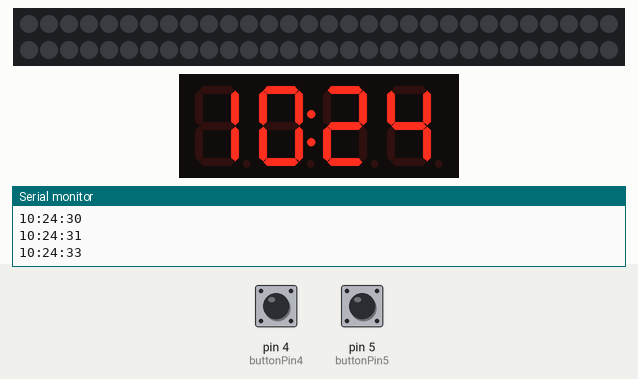
This sketch was run on a simulated Arduino Uno, built with avr-gcc and run on an emulated ATmega328P. Shown: 60 RGB LEDs in strip order, left to right, continuing on the next row, 4-digit seven-segment display, the last lines printed to the serial monitor. The test bench sets the inputs (shaded band); at power-on: pin 5 (buttonPin5) HIGH, pin 4 (buttonPin4) HIGH. Dim RGB values are drawn brighter than linear; the local clock reads 2024-03-15 10:24:30 at power-on unless the sketch sets it.

Above: at 3.8 s.
3.9 s: pin 5 (buttonPin5) pulled LOW for 3.2 s
At 8.2 s:
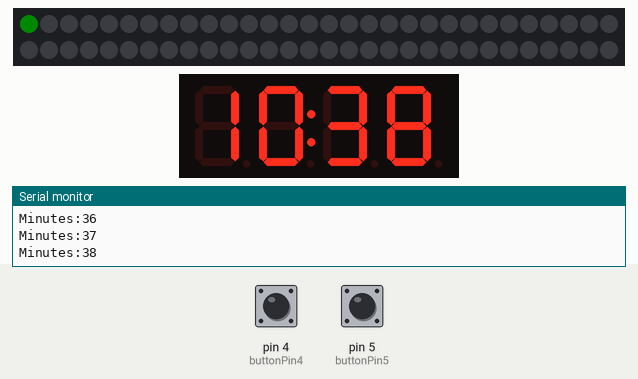
8.6 s: pin 4 (buttonPin4) pulled LOW for 1.8 s
At 14.1 s:
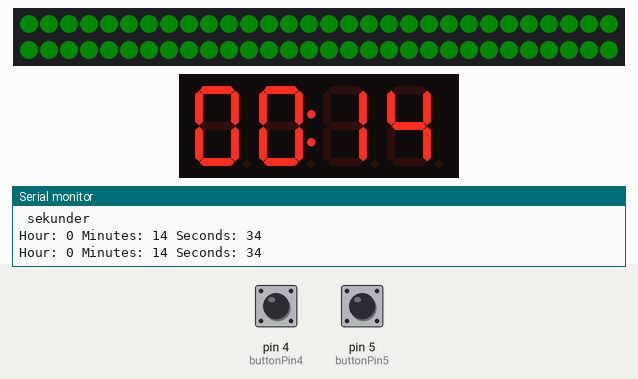
14.4 s: pin 5 (buttonPin5) pulled LOW for 1.8 s
17.7 s: pin 5 (buttonPin5) driven LOW
At 19.1 s:
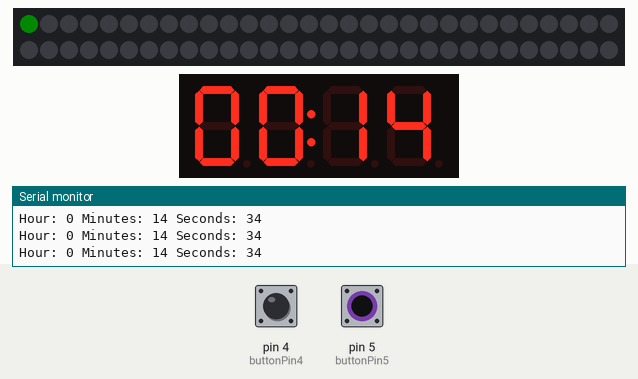
19.8 s: pin 4 (buttonPin4) pulled LOW for 1.8 s
23.1 s: pin 5 (buttonPin5) driven HIGH
At 24.8 s:
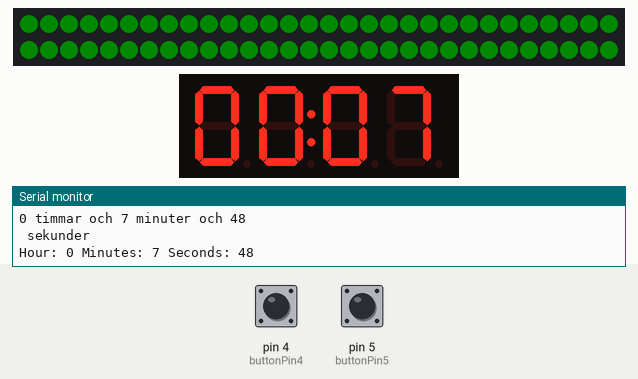

The sketch:

clock.ino
```cpp
//#include <Time.h>
#include <Wire.h>
#include <SPI.h>
#include <RTClib.h>
#include <RTC_DS3231.h>
#include "Adafruit_LEDBackpack.h"
#include "Adafruit_GFX.h"
#include <Adafruit_NeoPixel.h>

#define PIN 6

Adafruit_NeoPixel strip = Adafruit_NeoPixel(60, PIN, NEO_GRB + NEO_KHZ800);

Adafruit_7segment matrix = Adafruit_7segment();


RTC_DS3231 RTC;

#define TIME_MSG_LEN  11   // time sync to PC is HEADER followed by Unix time_t as ten ASCII digits
#define TIME_HEADER  'T'   // Header tag for serial time sync message
#define TIME_REQUEST  7    // ASCII bell character requests a time sync message

int last_hour = 0;
const int buttonPin4 = 4;
const int buttonPin5 = 5;
int buttonState4 = 0;
int buttonState5 = 0;

int timmar;
int minuter;

void setup()  {

  pinMode(buttonPin4, INPUT);
  pinMode(buttonPin5, INPUT);
  digitalWrite(buttonPin4, HIGH);
  digitalWrite(buttonPin5, HIGH);

  strip.begin();
  strip.setBrightness(10);
  strip.show(); // Initialize all pixels to 'off'

  Serial.begin(9600);

#ifndef __AVR_ATtiny85__
//Serial.println("7 Segment Backpack");
#endif
  matrix.begin(0x70);
  matrix.drawColon(true);
  matrix.setBrightness(0);

  // Instantiate the RTC
  Wire.begin();
  RTC.begin();

  // Check if the RTC is running.
  if (! RTC.isrunning()) {
    Serial.println("RTC is NOT running");
  }

  // This section grabs the current datetime and compares it to
  // the compilation time.  If necessary, the RTC is updated.
  DateTime now = RTC.now();
  DateTime compiled = DateTime(__DATE__, __TIME__);
  if (now.unixtime() < compiled.unixtime()) {
    Serial.println("RTC is older than compile time! Updating");
    RTC.adjust(DateTime(__DATE__, __TIME__));
  }

  Serial.println("Setup complete.");
}

void loop(){

buttonState5 = digitalRead(buttonPin5);
if (buttonState5 == LOW) {

  delay(200);

     strip.setPixelColor(0, 0, 255, 0);
     strip.show();
     DateTime now = RTC.now();
     int hours = now.hour();
     int minut = now.minute();
     int sec = now.second();
     sekunder(hours, minut);
     Serial.println("klar");
     Serial.print(timmar);
     Serial.print(" timmar och ");
     Serial.print(minuter);
     Serial.println(" minuter");
     int hdiff = timmar-hours;
     int mdiff = minuter-minut;
     Serial.println("Diff");
     Serial.print(hdiff);
     Serial.print(" timmar och ");
     Serial.print(mdiff);
     Serial.print(" minuter och ");
     Serial.println(sec);
     Serial.println(" sekunder");
     countdown(hdiff, mdiff, sec);

}
else
{
  digitalClockDisplay();
  delay(1000);
  //rainbowCycle(20);
}

}

//Functions
////////////////////


void sekunder(int x, int y){
  delay(1000);
  Serial.println("add hours");
  buttonState4 = HIGH;
  while(buttonState4 == HIGH){
  //buttonState3 = digitalRead(buttonPin3);
  buttonState4 = digitalRead(buttonPin4);
  buttonState5 = digitalRead(buttonPin5);
    delay(100);
  /*if (buttonState3 == LOW) {
    x += 1;
     if(x==24){x = 0;}
     Serial.print("Hours:");
     Serial.println(x);
     matrix.writeDigitNum(0, x/10);
     matrix.writeDigitNum(1, x%10);
     matrix.writeDisplay();
      }*/
  if (buttonState5 == LOW) {
     y += 1;
     if(y==60){y=0; x += 1; if(x==24){x=0;}}
     Serial.print("Minutes:");
     Serial.println(y);
     matrix.writeDigitNum(0, x/10);
     matrix.writeDigitNum(1, x%10);
     matrix.writeDigitNum(3, y/10);
     matrix.writeDigitNum(4, y%10);
     matrix.writeDisplay();
      }


  }
  timmar = x;
  minuter = y;
}


void countdown(int h,int m, int s)
{
  buttonState5 = HIGH;
  int total_time = h*60*60 + m*60 + s;
  int curr_time = total_time;
  int color = 0;
  colorWipe(strip.Color(0, 255, 0), 50); // Red

  while(m + s + h > 0 && buttonState5 == HIGH)
  {

     delay (1000);
     buttonState5 = digitalRead(buttonPin5);
      if(s==0&&m!=0)
        {
          m=m--;
          s=60;}
      if(s==0&&m==0&&h!=0){
        m=59;
        s=60;
        h=h--;
      }
      s=s--;
      curr_time = curr_time--;

    Serial.print("Hour: ");
    Serial.print(h);
    Serial.print(" Minutes: ");
    Serial.print(m);
    Serial.print(" Seconds: ");
    Serial.println(s);

    if(color == 0 && curr_time < (total_time/3)*2 ){
          colorWipe(strip.Color(0, 0, 255), 50); // Blue
          color = 1;
    }
    if(color == 1 && curr_time < total_time/3){
          colorWipe(strip.Color(255, 0, 0), 50); // Blue
          color = 2;
    }

    matrix.writeDigitNum(0, h/10);
    matrix.writeDigitNum(1, h%10);
    matrix.writeDigitNum(3, m/10);
    matrix.writeDigitNum(4, m%10);
    matrix.writeDisplay();

  }

  colorWipe(strip.Color(0, 0, 0), 50); // Blue
}


void digitalClockDisplay(){
  // digital clock display of the time
  DateTime now = RTC.now();
  matrix.writeDigitNum(0, now.hour()/10);
  matrix.writeDigitNum(1, now.hour()%10);
  matrix.writeDigitNum(3, now.minute()/10);
  matrix.writeDigitNum(4, now.minute()%10);
  matrix.writeDisplay();
  delay(500);
  Serial.print(now.hour());
  printDigits(now.minute());
  printDigits(now.second());
  Serial.println();
 /*if(now.hour() != last_hour){
   if(now.hour() == 07){
     colorWipe(strip.Color(0, 255, 0), 50); // Green
   }

   last_hour = now.hour();
 }*/

}

void printDigits(int digits){
  // utility function for digital clock display: prints preceding colon and leading 0
  Serial.print(":");
  if(digits < 10)
    Serial.print('0');
  Serial.print(digits);
}

// Fill the dots one after the other with a color
void colorWipe(uint32_t c, uint8_t wait) {
  for(uint16_t i=0; i<strip.numPixels(); i++) {
      strip.setPixelColor(i, c);
      strip.show();
      delay(wait);
  }
}

void rainbowCycle(uint8_t wait) {
  uint16_t i, j;

  for(j=0; j<256; j++) { // 5 cycles of all colors on wheel
    for(i=0; i< strip.numPixels(); i++) {
      strip.setPixelColor(i, Wheel(((i * 256 / strip.numPixels()) + j) & 255));
    }
    strip.show();
    delay(wait);
  }
}

uint32_t Wheel(byte WheelPos) {
  if(WheelPos < 85) {
   return strip.Color(WheelPos * 3, 255 - WheelPos * 3, 0);
  } else if(WheelPos < 170) {
   WheelPos -= 85;
   return strip.Color(255 - WheelPos * 3, 0, WheelPos * 3);
  } else {
   WheelPos -= 170;
   return strip.Color(0, WheelPos * 3, 255 - WheelPos * 3);
  }
}
```

Measured:
- what the display in image 3 shows lasts 1.1 s, from 18.3 s to 19.4 s
